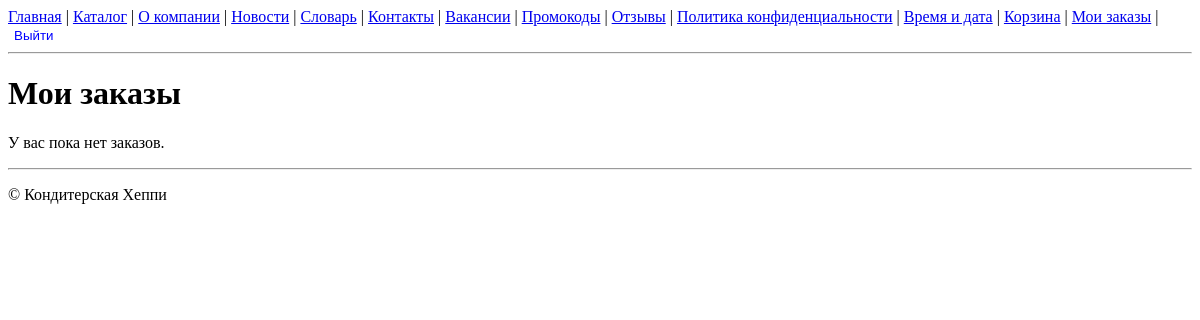
Before: /orders/ (signed in) with the older database file.
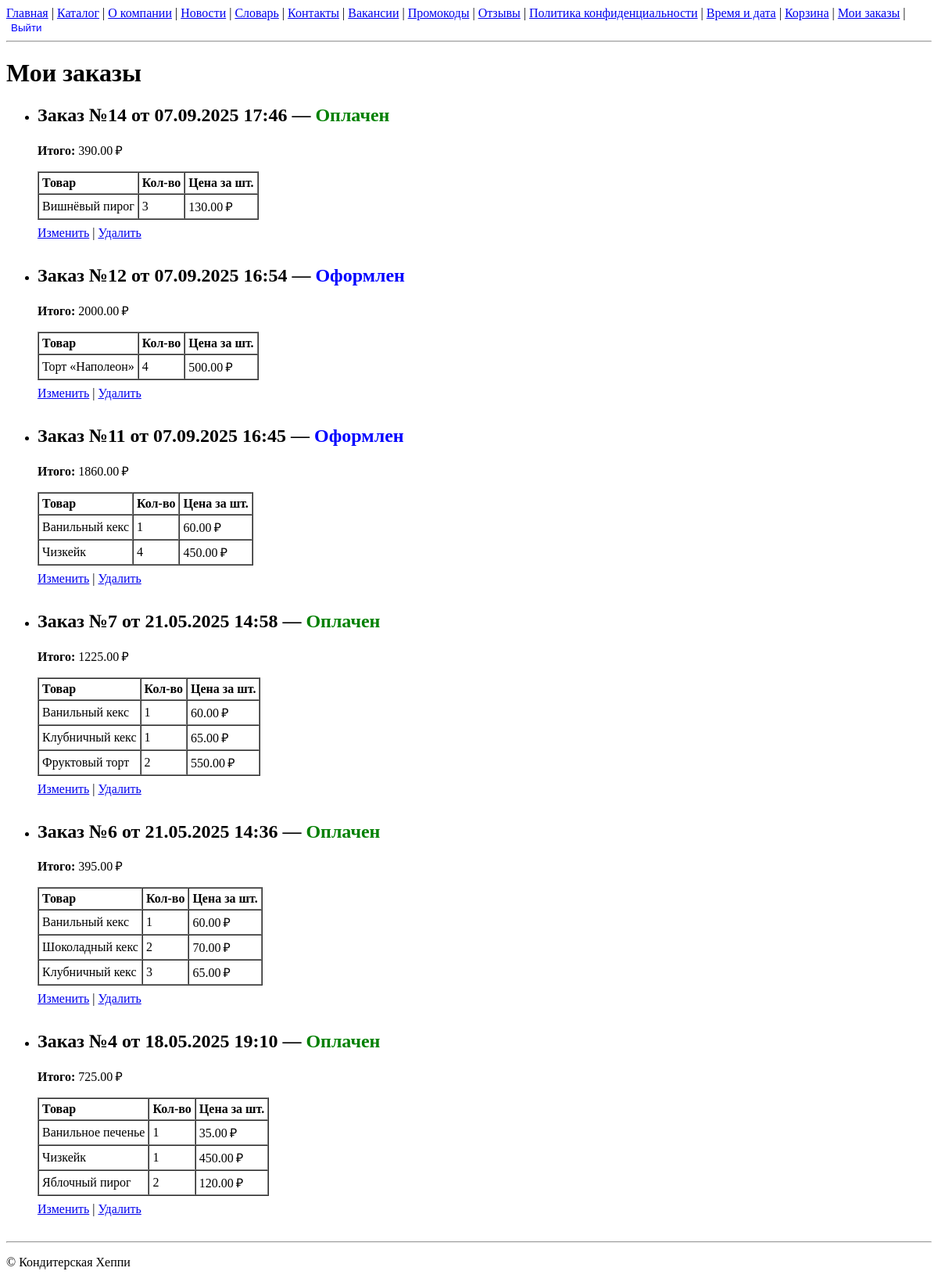
After: the same page with the newer database file.
### shop/models.py (models this page shows, shortened)
class Order(models.Model):
    STATUS_CHOICES = [
        ('cart', 'Корзина'),
        ('placed', 'Оформлен'),
        ('paid', 'Оплачен'),
    ]
    client      = models.ForeignKey(Client, on_delete=models.CASCADE, related_name='orders')
    created_at  = models.DateTimeField(auto_now_add=True)
    total_price = models.DecimalField(max_digits=10, decimal_places=2, default=0)
    status = models.CharField(max_length=10, choices=STATUS_CHOICES, default='cart')

class OrderItem(models.Model):
    order   = models.ForeignKey(Order, on_delete=models.CASCADE, related_name='items')
    product = models.ForeignKey(Product, on_delete=models.PROTECT)
    quantity= models.PositiveIntegerField(validators=[MinValueValidator(1)])

class Product(models.Model):
    code = models.CharField(max_length=20, unique=True)
    name = models.CharField(max_length=150)
    product_type = models.ForeignKey(ProductType, on_delete=models.PROTECT, related_name='products')
    price = models.DecimalField(max_digits=8, decimal_places=2, validators=[MinValueValidator(0)])
    in_production = models.BooleanField(default=True)

### shop/views.py (the view)
# urls.py: re_path(r'^orders/$', views.MyOrdersView.as_view(), name='my_orders'),
class MyOrdersView(LoginRequiredMixin, ListView):
    model = Order
    template_name = 'shop/my_orders.html'
    paginate_by = 10
    def get_queryset(self):
        return Order.objects.filter(
            client__user=self.request.user
        ).exclude(status='cart').order_by('-created_at')

### shop/templates/shop/my_orders.html (shortened to what this page needs)
{% extends 'base.html' %}
{% block content %}
  <h1>Мои заказы</h1>
  {% if object_list %}
    <ul>
      {% for order in object_list %}
        <li style="margin-bottom:2em;">
          <h2>
            Заказ №{{ order.id }} от {{ order.created_at|date:"d.m.Y H:i" }}
            {% if order.status == 'paid' %}
              — <span style="color:green;">Оплачен</span>
            {% elif order.status == 'placed' %}
              — <span style="color:blue;">Оформлен</span>
            {% endif %}
          </h2>
          <p><strong>Итого:</strong> {{ order.total_price }} ₽</p>
          <table border="1" cellpadding="4" cellspacing="0">
            <tr>
              <th>Товар</th>
              <th>Кол-во</th>
              <th>Цена за шт.</th>
            </tr>
            {% for item in order.items.all %}
              <tr>
                <td>{{ item.product.name }}</td>
                <td>{{ item.quantity }}</td>
                <td>{{ item.product.price }} ₽</td>
              </tr>
            {% endfor %}
          </table>
          <p style="margin-top:0.5em;">
            <a href="{% url 'shop:order_update' pk=order.pk %}">Изменить</a> |
            <a href="{% url 'shop:order_delete' pk=order.pk %}">Удалить</a>
          </p>
        </li>
      {% endfor %}
    </ul>
  {% else %}
    <p>У вас пока нет заказов.</p>
  {% endif %}
{% endblock %}

Changed rows visible on the page:
added Order: id "14", created_at "07.09.2025 17:46", status "Оплачен", total_price "390.00"
added OrderItem: product.name "Вишнёвый пирог", quantity "3", product.price "130.00", shown under "14"
added Order: id "12", created_at "07.09.2025 16:54", status "Оформлен", total_price "2000.00"
added OrderItem: product.name "Торт «Наполеон»", quantity "4", product.price "500.00", shown under "12"
added Order: id "11", created_at "07.09.2025 16:45", status "Оформлен", total_price "1860.00"
added OrderItem: product.name "Ванильный кекс", quantity "1", product.price "60.00", shown under "11"
added OrderItem: product.name "Чизкейк", quantity "4", product.price "450.00", shown under "11"
now on this page (row edited): Order: id "7", created_at "21.05.2025 14:58", status "Оплачен", total_price "1225.00"
now on this page (row unchanged): OrderItem: product.name "Ванильный кекс", quantity "1", product.price "60.00", shown under "7"
now on this page (row unchanged): OrderItem: product.name "Клубничный кекс", quantity "1", product.price "65.00", shown under "7"
now on this page (row unchanged): OrderItem: product.name "Фруктовый торт", quantity "2", product.price "550.00", shown under "7"
now on this page (row edited): Order: id "6", created_at "21.05.2025 14:36", status "Оплачен", total_price "395.00"
now on this page (row unchanged): OrderItem: product.name "Ванильный кекс", quantity "1", product.price "60.00", shown under "6"
now on this page (row unchanged): OrderItem: product.name "Шоколадный кекс", quantity "2", product.price "70.00", shown under "6"
now on this page (row unchanged): OrderItem: product.name "Клубничный кекс", quantity "3", product.price "65.00", shown under "6"
now on this page (row edited): Order: id "4", created_at "18.05.2025 19:10", status "Оплачен", total_price "725.00"
now on this page (row unchanged): OrderItem: product.name "Ванильное печенье", quantity "1", product.price "35.00", shown under "4"
now on this page (row unchanged): OrderItem: product.name "Чизкейк", quantity "1", product.price "450.00", shown under "4"
now on this page (row unchanged): OrderItem: product.name "Яблочный пирог", quantity "2", product.price "120.00", shown under "4"
Other visible differences:
text no longer shown: "У вас пока нет заказов."
